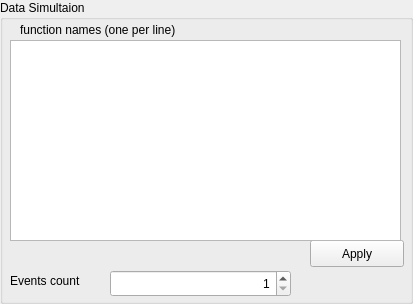
<?xml version="1.0" encoding="UTF-8"?>
<ui version="4.0">
 <class>SimulationView</class>
 <widget class="QGroupBox" name="SimulationView">
  <property name="geometry">
   <rect>
    <x>0</x>
    <y>0</y>
    <width>413</width>
    <height>304</height>
   </rect>
  </property>
  <property name="windowTitle">
   <string>GroupBox</string>
  </property>
  <property name="title">
   <string>Data Simultaion</string>
  </property>
  <widget class="QLabel" name="label_3">
   <property name="geometry">
    <rect>
     <x>20</x>
     <y>20</y>
     <width>201</width>
     <height>20</height>
    </rect>
   </property>
   <property name="text">
    <string>function names (one per line)</string>
   </property>
  </widget>
  <widget class="QPushButton" name="pushButton">
   <property name="geometry">
    <rect>
     <x>310</x>
     <y>240</y>
     <width>94</width>
     <height>27</height>
    </rect>
   </property>
   <property name="text">
    <string>Apply</string>
   </property>
  </widget>
  <widget class="QPlainTextEdit" name="textEdit">
   <property name="geometry">
    <rect>
     <x>10</x>
     <y>40</y>
     <width>391</width>
     <height>201</height>
    </rect>
   </property>
  </widget>
  <widget class="QLabel" name="label_2">
   <property name="geometry">
    <rect>
     <x>10</x>
     <y>270</y>
     <width>101</width>
     <height>21</height>
    </rect>
   </property>
   <property name="text">
    <string>Events count</string>
   </property>
  </widget>
  <widget class="QSpinBox" name="spinBox">
   <property name="geometry">
    <rect>
     <x>110</x>
     <y>270</y>
     <width>181</width>
     <height>27</height>
    </rect>
   </property>
   <property name="alignment">
    <set>Qt::AlignRight|Qt::AlignTrailing|Qt::AlignVCenter</set>
   </property>
   <property name="minimum">
    <number>1</number>
   </property>
   <property name="maximum">
    <number>1000000000</number>
   </property>
  </widget>
 </widget>
 <resources/>
 <connections/>
</ui>
